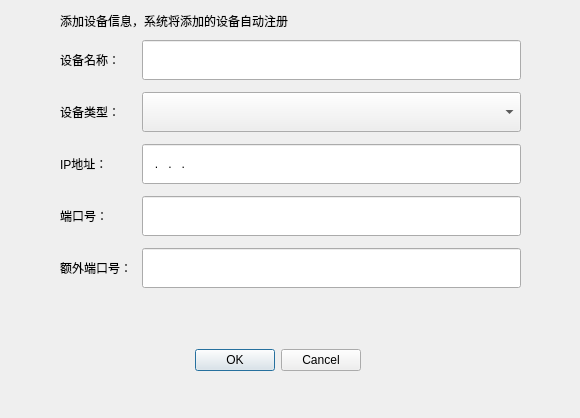
<?xml version="1.0" encoding="UTF-8"?>
<ui version="4.0">
 <class>AddDeviceDialog</class>
 <widget class="QDialog" name="AddDeviceDialog">
  <property name="geometry">
   <rect>
    <x>0</x>
    <y>0</y>
    <width>580</width>
    <height>418</height>
   </rect>
  </property>
  <property name="windowTitle">
   <string>注册新设备</string>
  </property>
  <widget class="QDialogButtonBox" name="buttonBox">
   <property name="geometry">
    <rect>
     <x>190</x>
     <y>340</y>
     <width>171</width>
     <height>41</height>
    </rect>
   </property>
   <property name="autoFillBackground">
    <bool>true</bool>
   </property>
   <property name="orientation">
    <enum>Qt::Horizontal</enum>
   </property>
   <property name="standardButtons">
    <set>QDialogButtonBox::Cancel|QDialogButtonBox::Ok</set>
   </property>
  </widget>
  <widget class="QWidget" name="formLayoutWidget">
   <property name="geometry">
    <rect>
     <x>60</x>
     <y>40</y>
     <width>461</width>
     <height>291</height>
    </rect>
   </property>
   <layout class="QFormLayout" name="formLayout">
    <property name="horizontalSpacing">
     <number>10</number>
    </property>
    <property name="verticalSpacing">
     <number>12</number>
    </property>
    <item row="1" column="0">
     <widget class="QLabel" name="label_2">
      <property name="minimumSize">
       <size>
        <width>0</width>
        <height>40</height>
       </size>
      </property>
      <property name="text">
       <string>设备类型：   </string>
      </property>
     </widget>
    </item>
    <item row="2" column="0">
     <widget class="QLabel" name="label_3">
      <property name="minimumSize">
       <size>
        <width>0</width>
        <height>40</height>
       </size>
      </property>
      <property name="text">
       <string>IP地址：</string>
      </property>
     </widget>
    </item>
    <item row="3" column="0">
     <widget class="QLabel" name="label_4">
      <property name="minimumSize">
       <size>
        <width>0</width>
        <height>40</height>
       </size>
      </property>
      <property name="text">
       <string>端口号：</string>
      </property>
     </widget>
    </item>
    <item row="4" column="0">
     <widget class="QLabel" name="label_5">
      <property name="minimumSize">
       <size>
        <width>0</width>
        <height>40</height>
       </size>
      </property>
      <property name="text">
       <string>额外端口号：</string>
      </property>
     </widget>
    </item>
    <item row="0" column="0">
     <widget class="QLabel" name="label">
      <property name="minimumSize">
       <size>
        <width>0</width>
        <height>40</height>
       </size>
      </property>
      <property name="text">
       <string>设备名称：   </string>
      </property>
     </widget>
    </item>
    <item row="1" column="1">
     <widget class="QComboBox" name="typeCombo">
      <property name="minimumSize">
       <size>
        <width>0</width>
        <height>40</height>
       </size>
      </property>
      <property name="currentText">
       <string/>
      </property>
      <property name="modelColumn">
       <number>0</number>
      </property>
     </widget>
    </item>
    <item row="0" column="1">
     <widget class="QLineEdit" name="nameEdit">
      <property name="minimumSize">
       <size>
        <width>0</width>
        <height>40</height>
       </size>
      </property>
     </widget>
    </item>
    <item row="2" column="1">
     <widget class="QLineEdit" name="ipEdit">
      <property name="minimumSize">
       <size>
        <width>0</width>
        <height>40</height>
       </size>
      </property>
      <property name="inputMask">
       <string>000.000.000.000</string>
      </property>
     </widget>
    </item>
    <item row="3" column="1">
     <widget class="QLineEdit" name="portEdit">
      <property name="minimumSize">
       <size>
        <width>0</width>
        <height>40</height>
       </size>
      </property>
     </widget>
    </item>
    <item row="4" column="1">
     <widget class="QLineEdit" name="extraPortEdit">
      <property name="minimumSize">
       <size>
        <width>0</width>
        <height>40</height>
       </size>
      </property>
     </widget>
    </item>
   </layout>
  </widget>
  <widget class="QLabel" name="label_6">
   <property name="geometry">
    <rect>
     <x>60</x>
     <y>10</y>
     <width>271</width>
     <height>21</height>
    </rect>
   </property>
   <property name="text">
    <string>添加设备信息，系统将添加的设备自动注册</string>
   </property>
  </widget>
 </widget>
 <resources/>
 <connections>
  <connection>
   <sender>buttonBox</sender>
   <signal>accepted()</signal>
   <receiver>AddDeviceDialog</receiver>
   <slot>accept()</slot>
   <hints>
    <hint type="sourcelabel">
     <x>248</x>
     <y>254</y>
    </hint>
    <hint type="destinationlabel">
     <x>157</x>
     <y>274</y>
    </hint>
   </hints>
  </connection>
  <connection>
   <sender>buttonBox</sender>
   <signal>rejected()</signal>
   <receiver>AddDeviceDialog</receiver>
   <slot>reject()</slot>
   <hints>
    <hint type="sourcelabel">
     <x>316</x>
     <y>260</y>
    </hint>
    <hint type="destinationlabel">
     <x>286</x>
     <y>274</y>
    </hint>
   </hints>
  </connection>
 </connections>
</ui>
